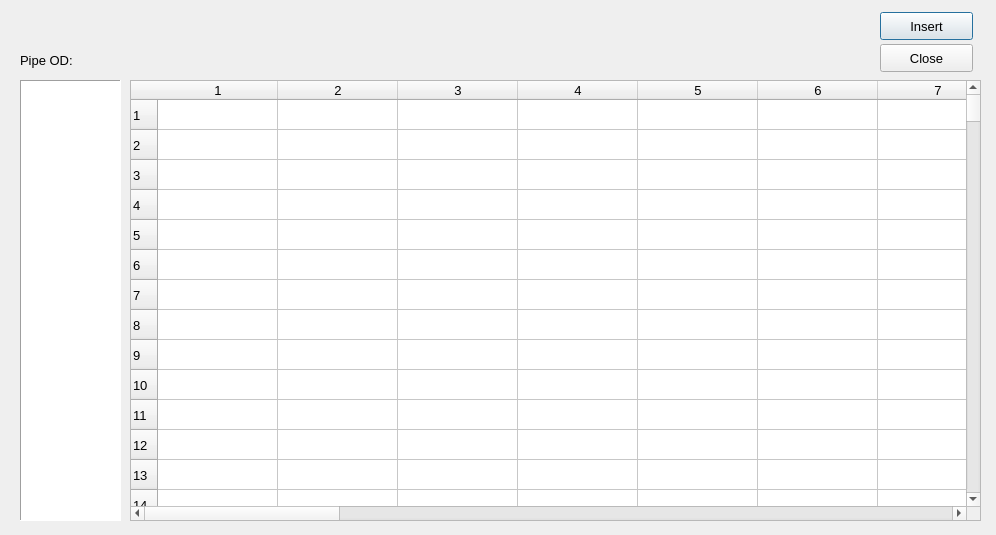
<?xml version="1.0" encoding="UTF-8"?>
<ui version="4.0">
 <class>TubularDatabase</class>
 <widget class="QDialog" name="TubularDatabase">
  <property name="geometry">
   <rect>
    <x>0</x>
    <y>0</y>
    <width>996</width>
    <height>535</height>
   </rect>
  </property>
  <property name="font">
   <font>
    <pointsize>10</pointsize>
   </font>
  </property>
  <property name="windowTitle">
   <string>Tubular Database</string>
  </property>
  <widget class="QLabel" name="TDBPipeOD_label">
   <property name="geometry">
    <rect>
     <x>20</x>
     <y>50</y>
     <width>81</width>
     <height>20</height>
    </rect>
   </property>
   <property name="text">
    <string>Pipe OD: </string>
   </property>
  </widget>
  <widget class="QListWidget" name="TDBPipeOD_listWidget">
   <property name="geometry">
    <rect>
     <x>20</x>
     <y>80</y>
     <width>101</width>
     <height>441</height>
    </rect>
   </property>
   <property name="frameShape">
    <enum>QFrame::Panel</enum>
   </property>
   <property name="frameShadow">
    <enum>QFrame::Sunken</enum>
   </property>
  </widget>
  <widget class="QPushButton" name="TDBAccept_pushButton">
   <property name="geometry">
    <rect>
     <x>880</x>
     <y>12</y>
     <width>93</width>
     <height>28</height>
    </rect>
   </property>
   <property name="text">
    <string>Insert</string>
   </property>
  </widget>
  <widget class="QPushButton" name="TDBClose_pushButton">
   <property name="geometry">
    <rect>
     <x>880</x>
     <y>44</y>
     <width>93</width>
     <height>28</height>
    </rect>
   </property>
   <property name="text">
    <string>Close</string>
   </property>
  </widget>
  <widget class="QTableWidget" name="TDB_tableWidget">
   <property name="geometry">
    <rect>
     <x>130</x>
     <y>80</y>
     <width>851</width>
     <height>441</height>
    </rect>
   </property>
   <property name="layoutDirection">
    <enum>Qt::LeftToRight</enum>
   </property>
   <property name="editTriggers">
    <set>QAbstractItemView::AnyKeyPressed|QAbstractItemView::DoubleClicked|QAbstractItemView::EditKeyPressed|QAbstractItemView::SelectedClicked</set>
   </property>
   <property name="verticalScrollMode">
    <enum>QAbstractItemView::ScrollPerPixel</enum>
   </property>
   <property name="horizontalScrollMode">
    <enum>QAbstractItemView::ScrollPerPixel</enum>
   </property>
   <property name="sortingEnabled">
    <bool>true</bool>
   </property>
   <property name="rowCount">
    <number>200</number>
   </property>
   <property name="columnCount">
    <number>28</number>
   </property>
   <attribute name="horizontalHeaderCascadingSectionResizes">
    <bool>false</bool>
   </attribute>
   <attribute name="horizontalHeaderDefaultSectionSize">
    <number>120</number>
   </attribute>
   <attribute name="horizontalHeaderStretchLastSection">
    <bool>false</bool>
   </attribute>
   <attribute name="verticalHeaderCascadingSectionResizes">
    <bool>false</bool>
   </attribute>
   <attribute name="verticalHeaderStretchLastSection">
    <bool>false</bool>
   </attribute>
   <row/>
   <row/>
   <row/>
   <row/>
   <row/>
   <row/>
   <row/>
   <row/>
   <row/>
   <row/>
   <row/>
   <row/>
   <row/>
   <row/>
   <row/>
   <row/>
   <row/>
   <row/>
   <row/>
   <row/>
   <row/>
   <row/>
   <row/>
   <row/>
   <row/>
   <row/>
   <row/>
   <row/>
   <row/>
   <row/>
   <row/>
   <row/>
   <row/>
   <row/>
   <row/>
   <row/>
   <row/>
   <row/>
   <row/>
   <row/>
   <row/>
   <row/>
   <row/>
   <row/>
   <row/>
   <row/>
   <row/>
   <row/>
   <row/>
   <row/>
   <row/>
   <row/>
   <row/>
   <row/>
   <row/>
   <row/>
   <row/>
   <row/>
   <row/>
   <row/>
   <row/>
   <row/>
   <row/>
   <row/>
   <row/>
   <row/>
   <row/>
   <row/>
   <row/>
   <row/>
   <row/>
   <row/>
   <row/>
   <row/>
   <row/>
   <row/>
   <row/>
   <row/>
   <row/>
   <row/>
   <row/>
   <row/>
   <row/>
   <row/>
   <row/>
   <row/>
   <row/>
   <row/>
   <row/>
   <row/>
   <row/>
   <row/>
   <row/>
   <row/>
   <row/>
   <row/>
   <row/>
   <row/>
   <row/>
   <row/>
   <row/>
   <row/>
   <row/>
   <row/>
   <row/>
   <row/>
   <row/>
   <row/>
   <row/>
   <row/>
   <row/>
   <row/>
   <row/>
   <row/>
   <row/>
   <row/>
   <row/>
   <row/>
   <row/>
   <row/>
   <row/>
   <row/>
   <row/>
   <row/>
   <row/>
   <row/>
   <row/>
   <row/>
   <row/>
   <row/>
   <row/>
   <row/>
   <row/>
   <row/>
   <row/>
   <row/>
   <row/>
   <row/>
   <row/>
   <row/>
   <row/>
   <row/>
   <row/>
   <row/>
   <row/>
   <row/>
   <row/>
   <row/>
   <row/>
   <row/>
   <row/>
   <row/>
   <row/>
   <row/>
   <row/>
   <row/>
   <row/>
   <row/>
   <row/>
   <row/>
   <row/>
   <row/>
   <row/>
   <row/>
   <row/>
   <row/>
   <row/>
   <row/>
   <row/>
   <row/>
   <row/>
   <row/>
   <row/>
   <row/>
   <row/>
   <row/>
   <row/>
   <row/>
   <row/>
   <row/>
   <row/>
   <row/>
   <row/>
   <row/>
   <row/>
   <row/>
   <row/>
   <row/>
   <row/>
   <row/>
   <row/>
   <row/>
   <row/>
   <row/>
   <row/>
   <row/>
   <row/>
   <row/>
   <row/>
   <row/>
   <column/>
   <column/>
   <column/>
   <column/>
   <column/>
   <column/>
   <column/>
   <column/>
   <column/>
   <column/>
   <column/>
   <column/>
   <column/>
   <column/>
   <column/>
   <column/>
   <column/>
   <column/>
   <column/>
   <column/>
   <column/>
   <column/>
   <column/>
   <column/>
   <column/>
   <column/>
   <column/>
   <column/>
  </widget>
 </widget>
 <resources/>
 <connections>
  <connection>
   <sender>TDBClose_pushButton</sender>
   <signal>clicked()</signal>
   <receiver>TubularDatabase</receiver>
   <slot>close()</slot>
   <hints>
    <hint type="sourcelabel">
     <x>926</x>
     <y>57</y>
    </hint>
    <hint type="destinationlabel">
     <x>497</x>
     <y>335</y>
    </hint>
   </hints>
  </connection>
 </connections>
</ui>
